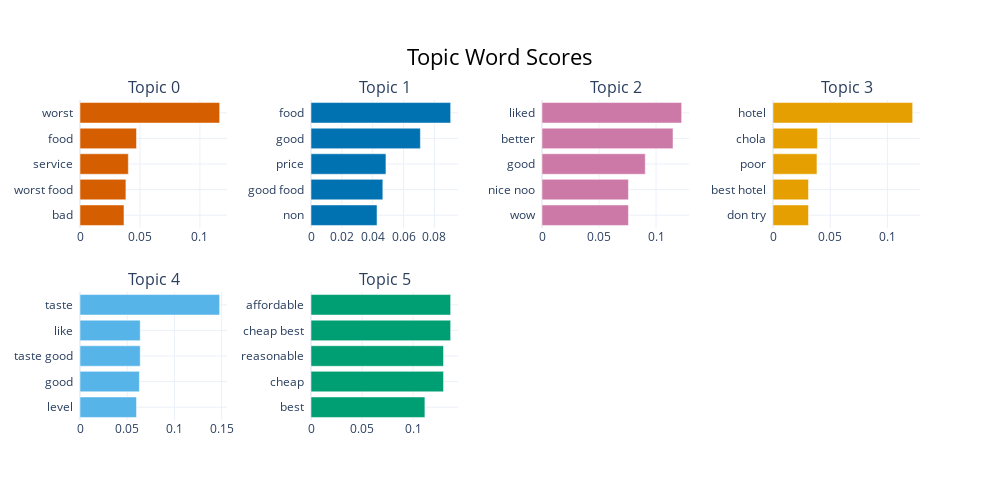

The notebook cell saved with this chart:
### Code cell
fig

### Figure 1 — Plotly figure (JSON) as saved in the notebook; plotly's stock layout.template omitted (floating-point values rounded to 4 significant figures)
{"data": [{"marker": {"color": "#D55E00"}, "orientation": "h", "type": "bar", "x": [0.03667, 0.03829, 0.04029, 0.04709, 0.1165], "xaxis": "x", "y": ["bad  ", "worst food  ", "service  ", "food  ", "worst  "], "yaxis": "y"}, {"marker": {"color": "#0072B2"}, "orientation": "h", "type": "bar", "x": [0.04282, 0.04658, 0.04859, 0.07094, 0.09057], "xaxis": "x2", "y": ["non  ", "good food  ", "price  ", "good  ", "food  "], "yaxis": "y2"}, {"marker": {"color": "#CC79A7"}, "orientation": "h", "type": "bar", "x": [0.07578, 0.07578, 0.09054, 0.1149, 0.1224], "xaxis": "x3", "y": ["wow  ", "nice noo  ", "good  ", "better  ", "liked  "], "yaxis": "y3"}, {"marker": {"color": "#E69F00"}, "orientation": "h", "type": "bar", "x": [0.03103, 0.03103, 0.03841, 0.03881, 0.1221], "xaxis": "x4", "y": ["don try  ", "best hotel  ", "poor  ", "chola  ", "hotel  "], "yaxis": "y4"}, {"marker": {"color": "#56B4E9"}, "orientation": "h", "type": "bar", "x": [0.05983, 0.06288, 0.06377, 0.06377, 0.1479], "xaxis": "x5", "y": ["level  ", "good  ", "taste good  ", "like  ", "taste  "], "yaxis": "y5"}, {"marker": {"color": "#009E73"}, "orientation": "h", "type": "bar", "x": [0.1115, 0.1298, 0.1298, 0.1367, 0.1367], "xaxis": "x6", "y": ["best  ", "cheap  ", "reasonable  ", "cheap best  ", "affordable  "], "yaxis": "y6"}], "layout": {"annotations": [{"font": {"size": 16}, "showarrow": false, "text": "Topic 0", "x": 0.0875, "xanchor": "center", "xref": "paper", "y": 1, "yanchor": "bottom", "yref": "paper"}, {"font": {"size": 16}, "showarrow": false, "text": "Topic 1", "x": 0.3625, "xanchor": "center", "xref": "paper", "y": 1, "yanchor": "bottom", "yref": "paper"}, {"font": {"size": 16}, "showarrow": false, "text": "Topic 2", "x": 0.6375, "xanchor": "center", "xref": "paper", "y": 1, "yanchor": "bottom", "yref": "paper"}, {"font": {"size": 16}, "showarrow": false, "text": "Topic 3", "x": 0.9125, "xanchor": "center", "xref": "paper", "y": 1, "yanchor": "bottom", "yref": "paper"}, {"font": {"size": 16}, "showarrow": false, "text": "Topic 4", "x": 0.0875, "xanchor": "center", "xref": "paper", "y": 0.4, "yanchor": "bottom", "yref": "paper"}, {"font": {"size": 16}, "showarrow": false, "text": "Topic 5", "x": 0.3625, "xanchor": "center", "xref": "paper", "y": 0.4, "yanchor": "bottom", "yref": "paper"}], "height": 500, "hoverlabel": {"bgcolor": "white", "font": {"family": "Rockwell", "size": 16}}, "showlegend": false, "title": {"font": {"color": "Black", "size": 22}, "text": "Topic Word Scores", "x": 0.5, "xanchor": "center", "yanchor": "top"}, "width": 1000, "xaxis": {"anchor": "y", "domain": [0, 0.175], "showgrid": true}, "xaxis2": {"anchor": "y2", "domain": [0.275, 0.45], "showgrid": true}, "xaxis3": {"anchor": "y3", "domain": [0.55, 0.725], "showgrid": true}, "xaxis4": {"anchor": "y4", "domain": [0.825, 1], "showgrid": true}, "xaxis5": {"anchor": "y5", "domain": [0, 0.175], "showgrid": true}, "xaxis6": {"anchor": "y6", "domain": [0.275, 0.45], "showgrid": true}, "xaxis7": {"anchor": "y7", "domain": [0.55, 0.725], "showgrid": true}, "xaxis8": {"anchor": "y8", "domain": [0.825, 1], "showgrid": true}, "yaxis": {"anchor": "x", "domain": [0.6, 1], "showgrid": true}, "yaxis2": {"anchor": "x2", "domain": [0.6, 1], "showgrid": true}, "yaxis3": {"anchor": "x3", "domain": [0.6, 1], "showgrid": true}, "yaxis4": {"anchor": "x4", "domain": [0.6, 1], "showgrid": true}, "yaxis5": {"anchor": "x5", "domain": [0, 0.4], "showgrid": true}, "yaxis6": {"anchor": "x6", "domain": [0, 0.4], "showgrid": true}, "yaxis7": {"anchor": "x7", "domain": [0, 0.4], "showgrid": true}, "yaxis8": {"anchor": "x8", "domain": [0, 0.4], "showgrid": true}}}
